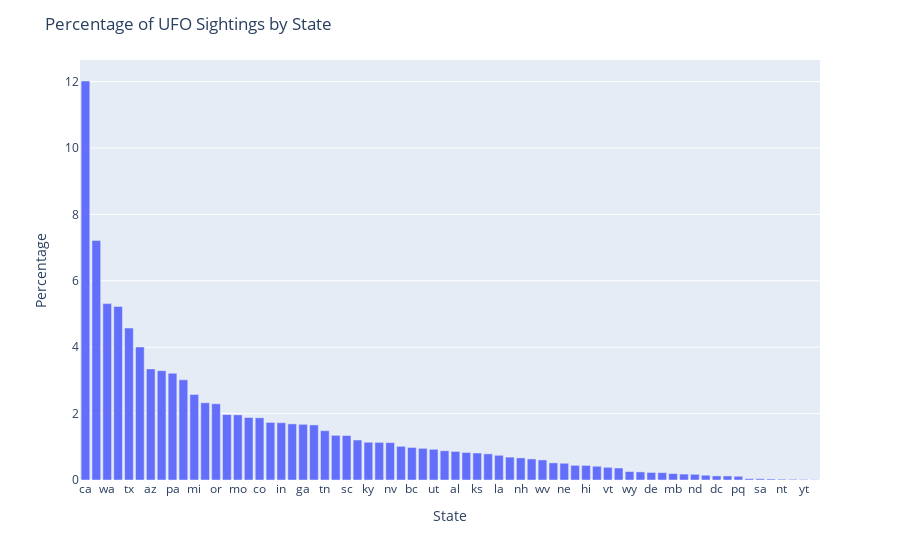

This figure's notebook cell:
### Code cell
#Percentage of UFO Sightings by State
# Calculating the percentage of UFO sightings for each state
state_counts = ufo_data['state'].value_counts()
state_percentages = state_counts / state_counts.sum() * 100


state_data = pd.DataFrame({'State': state_percentages.index, 'Percentage': state_percentages.values})


state_data = state_data.sort_values('Percentage', ascending=False)


fig = px.bar(state_data, x='State', y='Percentage', labels={'Percentage': 'Percentage (%)'})


fig.update_layout(
    title='Percentage of UFO Sightings by State',
    xaxis_title='State',
        yaxis_title='Percentage',
    hovermode='closest'
)


fig.show()

### Figure 1 — Plotly figure (JSON) as saved in the notebook; plotly's stock layout.template omitted (floating-point values rounded to 4 significant figures)
{"data": [{"alignmentgroup": "True", "hovertemplate": "State=%{x}<br>Percentage (%)=%{y}<extra></extra>", "legendgroup": "", "marker": {"color": "#636efa", "pattern": {"shape": ""}}, "name": "", "offsetgroup": "", "orientation": "v", "showlegend": false, "textposition": "auto", "type": "bar", "x": ["ca", "Unknown", "wa", "fl", "tx", "ny", "az", "il", "pa", "oh", "mi", "nc", "or", "on", "mo", "nj", "co", "va", "in", "ma", "ga", "wi", "tn", "mn", "sc", "ct", "ky", "md", "nv", "nm", "bc", "ok", "ut", "ia", "al", "ar", "ks", "me", "la", "id", "nh", "mt", "wv", "ms", "ne", "ak", "hi", "ab", "vt", "ri", "wy", "sd", "de", "qc", "mb", "ns", "nd", "nb", "dc", "sk", "pq", "pr", "sa", "nf", "nt", "pe", "yt", "yk"], "xaxis": "x", "y": [12.02, 7.216, 5.313, 5.228, 4.577, 4.007, 3.347, 3.293, 3.214, 3.019, 2.578, 2.327, 2.297, 1.972, 1.962, 1.882, 1.873, 1.734, 1.725, 1.69, 1.677, 1.659, 1.485, 1.346, 1.339, 1.205, 1.138, 1.134, 1.127, 1.015, 0.9809, 0.9535, 0.9249, 0.8801, 0.8602, 0.8291, 0.8129, 0.788, 0.7444, 0.6896, 0.666, 0.6349, 0.605, 0.5166, 0.5042, 0.4407, 0.4394, 0.4145, 0.3822, 0.361, 0.2552, 0.244, 0.2278, 0.2216, 0.1929, 0.178, 0.1718, 0.1444, 0.1232, 0.122, 0.112, 0.04108, 0.03735, 0.03112, 0.0249, 0.02116, 0.01618, 0.008714], "yaxis": "y"}], "layout": {"barmode": "relative", "hovermode": "closest", "legend": {"tracegroupgap": 0}, "margin": {"t": 60}, "title": {"text": "Percentage of UFO Sightings by State"}, "xaxis": {"anchor": "y", "domain": [0, 1], "title": {"text": "State"}}, "yaxis": {"anchor": "x", "domain": [0, 1], "title": {"text": "Percentage"}}}}
